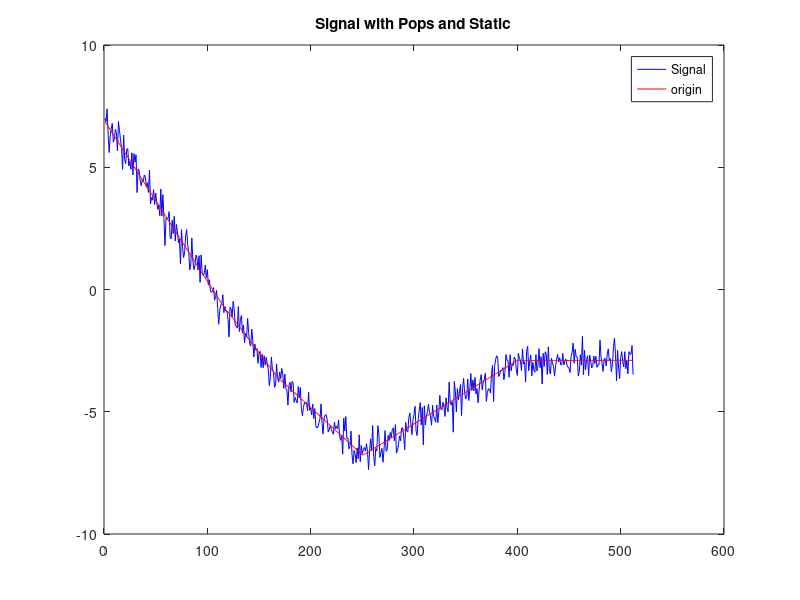

This chart was generated by the following MATLAB code:
clc,clear, close all
n = 1:512;
test = 0


r1 = 2*rand(1,1)-1;
r2 = rand(1,1);
r3 = 2*rand(1,1)-1;
r4 = 2*rand(1,1)-1;
r5 = 2*rand(1,1)-1;

for i = 1:1:119
    s9a(i) = 0.1*r1*(i+1)+7;
end
for i = 120:1:170
    s9a(i) = -.1*r2*(i-120)+s9a(119);
end
for i = 171:1:250
    s9a(i) = .1*r3*(i-171)+s9a(170);
end
for i = 251:1:400
    s9a(i) = .1*r4*(i-251)+s9a(250);
end
for i = 401:1:512
    s9a(i) = -.01*r5*(i-401)+s9a(400);
end

pop = round(100 + 300*rand(5,1))

s9(pop(1)) = s9a(pop(1)) + 5*rand(1,1);
s9(pop(2)) = s9a(pop(2)) + 5*rand(1,1);
s9(pop(3)) = s9a(pop(3)) + 5*rand(1,1);
s9(pop(4)) = s9a(pop(4)) + 5*rand(1,1);
s9(pop(4)) = s9a(pop(4)) + 5*rand(1,1);


s9 = s9a + .4*randn(1,512);

figure
plot(n,s9,'b-',n,s9a,'r-')
%axis([0 550 -1.5 1.5])
title('Signal with Pops and Static')
legend('Signal','origin')
test = test + 1;


% fs = 512;
% Y = fft(s9,1024);
% Pyy = Y.*conj(Y)/1024;
% f = fs/1024*(0:1023);
% plot(f,Pyy(1:1024))
% figure
% title('Power spectral density')
% xlabel('Frequency (Hz)')
